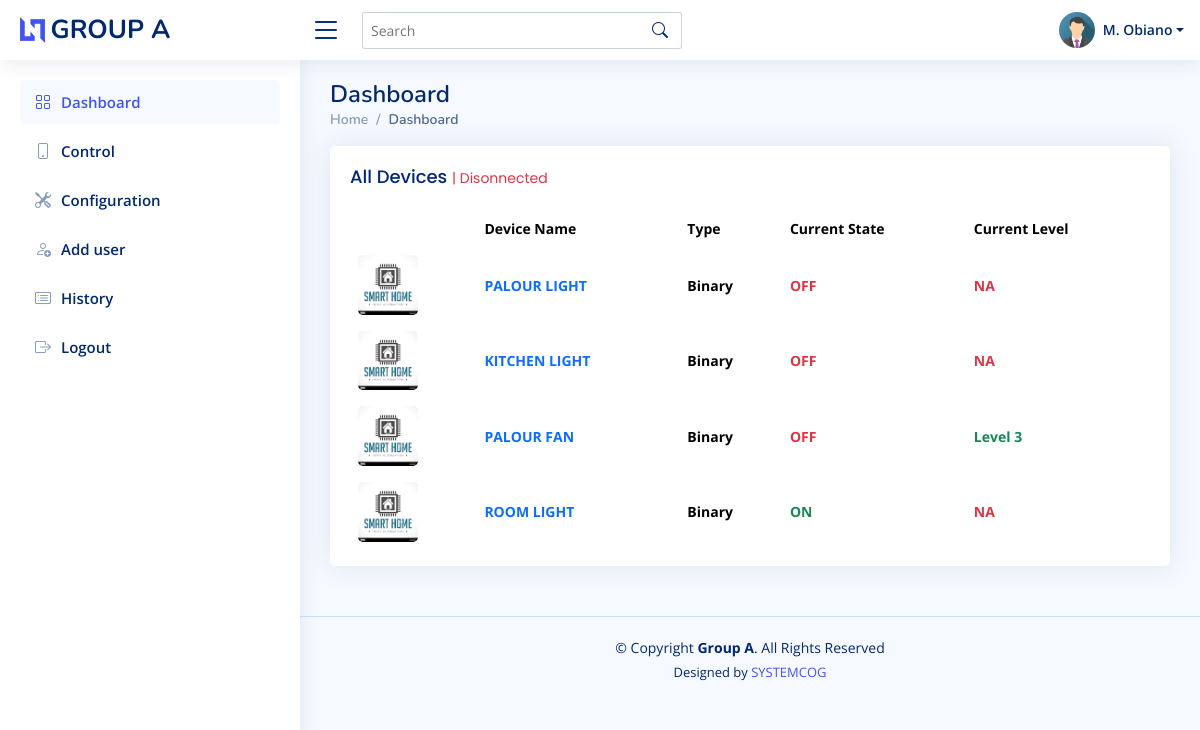
The page / (signed in) on the database as committed earlier.
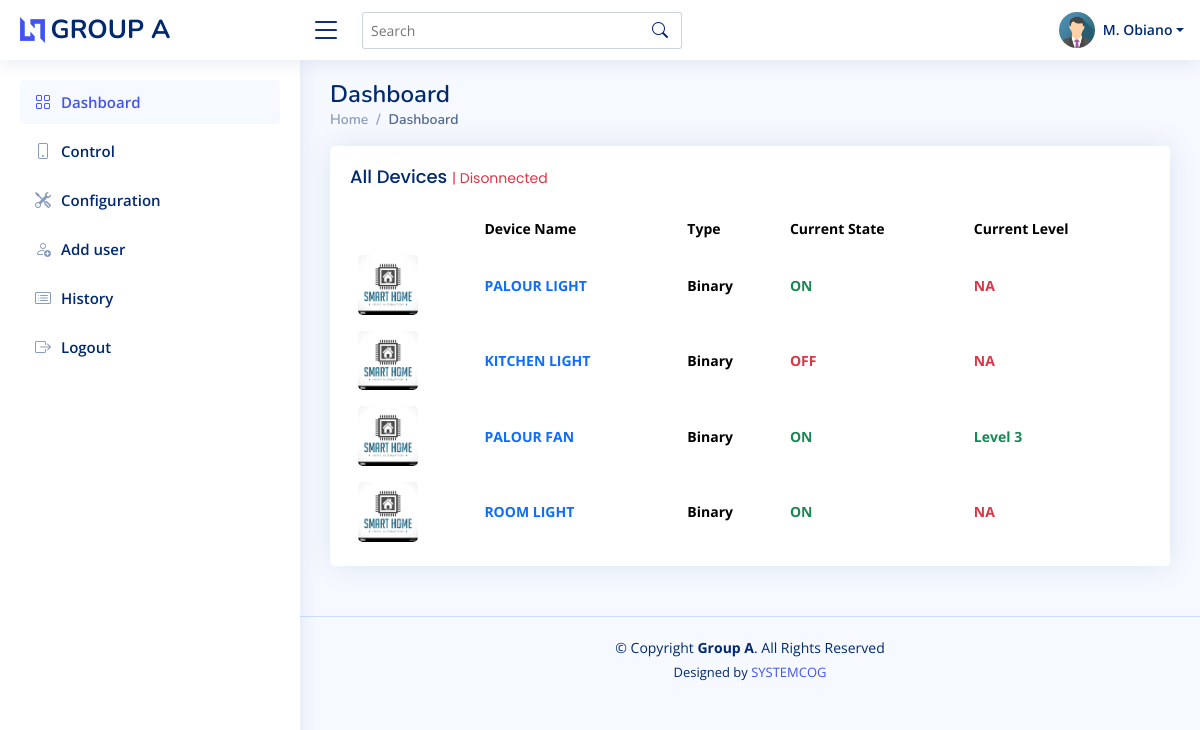
The same page on the database as committed later.
### account/models.py (models this page shows, shortened)
class User(AbstractUser):
    phone = models.CharField(max_length=20, blank=True, null=True)
    password_reset = models.BooleanField(default=False)
    image = models.ImageField(default='passport.jpg', upload_to='passport')
    role = models.CharField(max_length=255, blank=True, null=True)
    threat_counter = models.IntegerField(default=0)
    disable_reason = models.TextField(max_length=200, blank=True, null=True)
    ip_address = models.CharField(max_length=20, blank=True, null=True)

class Control(models.Model):
    name = models.CharField(max_length=100)
    keyword = models.CharField(max_length=100)
    level = models.IntegerField(default=0)
    status = models.BooleanField(default=False)
    acknowledge_response = models.BooleanField(default=False)
    connection_status = models.BooleanField(default=False)
    image = models.ImageField(upload_to='control', default='control.png', blank=True, null=True)
    user = models.ForeignKey(User, models.CASCADE)
    ref = models.UUIDField(default=uuid.uuid4, editable=False)
    created = models.DateTimeField(default=timezone.now)

### account/decorators.py (the view)
        def wrapper_func(request, *args, **kwargs):
            group = None
            if request.user.groups.exists():
                group = request.user.groups.all()[0].name
            if group in allowed_roles:
                return view_func(request, *args, **kwargs)
            else:
                return render(request,'account/404.html')

### account/context_processors.py (called while the page is built)
def config_objects(request):
    from .models import Config
    if not Config.objects.all().exists():
        Config.objects.create()
    return {'config': Config.objects.get(id=1)}

### account/views.py (called while the page is built)
@login_required(login_url='login')
@allowed_users(allowed_roles=['visitor','admin'])
def home(request):
    control = Control.objects.all()
    context = {'control':control}
    return render(request, 'account/index.html', context)

### account/templates/account/index.html
{% extends 'account/main.html' %}
{% load static %}
{% block content %}
<div class="pagetitle">
    <h1>Dashboard</h1>
    <nav>
      <ol class="breadcrumb">
        <li class="breadcrumb-item"><a href="index.html">Home</a></li>
        <li class="breadcrumb-item active">Dashboard</li>
      </ol>
    </nav>
</div>
<section class="section dashboard">
    <div class="row">
      <div class="col-lg-12">
        <div class="row">
          <div class="col-12">
            <div class="card top-selling overflow-auto">
              <div class="card-body pb-0">
                <h5 class="card-title">All Devices
                  {% if config.connection_status %}
                  <span class="text-success">| Connected</span>
                  {% else %}
                  <span class="text-danger">| Disonnected</span>
                  {% endif %}
                </h5>
                <table class="table table-borderless">
                  <thead>
                    <tr>
                      <th scope="col"></th>
                      <th scope="col">Device Name</th>
                      <th scope="col">Type</th>
                      <th scope="col">Current State</th>
                      <th scope="col">Current Level</th>
                    </tr>
                  </thead>
                  <tbody>
                    {% for c in control %}
                    <tr>
                      <th scope="row"><a href="#"><img src="{{c.image.url}}" alt=""></a></th>
                      <td><span class="text-primary fw-bold">{{c.name}}</span></td>
                      <td class="fw-bold">
                        {% if c.keyword == 'binary' %}
                        Binary
                        {% else %}
                        Motor
                        {% endif %}
                      </td>
                      <td class="fw-bold">
                        {% if c.status %}
                        <span class="text-success">ON</span>
                        {% else %}
                        <span class="text-danger">OFF</span>
                        {% endif %}
                      </td>
                      <td class="fw-bold">
                        {% if c.level == 0 %}
                        <span class="text-danger">NA</span>
                        {% else %}
                        <span class="text-success">Level {{c.level}}</span>
                        {% endif %}
                      </td>
                    </tr>
                    {% endfor %}
                  </tbody>
                </table>
              </div>
            </div>
          </div>
        </div>
      </div>
    </div>
  </section>
{% endblock content %}

### account/templates/account/main.html (shortened to what this page needs)
{% load static %}
<!DOCTYPE html>
<html lang="en">
<head>
  <link href="{% static 'assets/vendor/bootstrap/css/bootstrap.min.css' %}" rel="stylesheet">
  <link href="{% static 'assets/vendor/bootstrap-icons/bootstrap-icons.css' %}" rel="stylesheet">
  <link href="{% static 'assets/vendor/boxicons/css/boxicons.min.css' %}" rel="stylesheet">
  <link href="{% static 'assets/vendor/quill/quill.snow.css' %}" rel="stylesheet">
  <link href="{% static 'assets/vendor/quill/quill.bubble.css' %}" rel="stylesheet">
  <link href="{% static 'assets/vendor/remixicon/remixicon.css' %}" rel="stylesheet">
  <link href="{% static 'assets/vendor/simple-datatables/style.css' %}" rel="stylesheet">
  <link href="{% static 'assets/css/style.css' %}" rel="stylesheet">
  <link rel="stylesheet" href="{% static 'toastr/toastr.min.css' %}">
</head>
<body>
  <header id="header" class="header fixed-top d-flex align-items-center">
    <div class="d-flex align-items-center justify-content-between">
      <a href="{% url 'home' %}" class="logo d-flex align-items-center">
        <img src="{% static 'assets/img/logo.png' %}" alt="">
        <span class="d-none d-lg-block">GROUP A</span>
      </a>
      <i class="bi bi-list toggle-sidebar-btn"></i>
    </div>
    <div class="search-bar">
      <form class="search-form d-flex align-items-center" method="POST" action="#">
        <input type="text" name="query" placeholder="Search" title="Enter search keyword">
        <button type="submit" title="Search"><i class="bi bi-search"></i></button>
      </form>
    </div>
    <nav class="header-nav ms-auto">
      <ul class="d-flex align-items-center">
        <li class="nav-item dropdown pe-3">
          <a class="nav-link nav-profile d-flex align-items-center pe-0" href="#" data-bs-toggle="dropdown">
            <img src="{{user.image.url}}" alt="Profile" class="rounded-circle">
            <span class="d-none d-md-block dropdown-toggle ps-2">{{user.first_name|first|upper}}. {{user.last_name}}</span>
          </a>
        </li>
      </ul>
    </nav>
  </header>
  <aside id="sidebar" class="sidebar">
    <ul class="sidebar-nav" id="sidebar-nav">
      <li class="nav-item">
        <a class="nav-link " href="{% url 'home' %}">
          <i class="bi bi-grid"></i>
          <span>Dashboard</span>
        </a>
      </li>
      <li class="nav-item">
        <a class="nav-link collapsed" href="{% url 'control' %}">
          <i class="bi bi-phone"></i>
          <span>Control</span>
        </a>
      </li>
      <li class="nav-item">
        <a class="nav-link collapsed" href="{% url 'config' %}">
          <i class="bi bi-tools"></i>
          <span>Configuration</span>
        </a>
      </li>
      <li class="nav-item">
        <a class="nav-link collapsed" href="{% url 'add-user' %}">
          <i class="bi bi-person-add"></i>
          <span>Add user</span>
        </a>
      </li>
      <li class="nav-item">
        <a class="nav-link collapsed" href="{% url 'log' %}">
          <i class="bi bi-card-list"></i>
          <span>History</span>
        </a>
      </li>
      <li class="nav-item">
        <a class="nav-link collapsed" href="{% url 'logout' %}">
          <i class="bi bi-box-arrow-right"></i>
          <span>Logout</span>
        </a>
      </li>
    </ul>
  </aside>
  <main id="main" class="main">
    {% block content %}{% endblock content %}
  </main>
  <footer id="footer" class="footer">
    <div class="copyright">
      &copy; Copyright <strong><span>Group A</span></strong>. All Rights Reserved
    </div>
    <div class="credits">
      Designed by <a href="https://bootstrapmade.com/">SYSTEMCOG</a>
    </div>
  </footer>
</body>
</html>

### account/static/assets/css/style.css (style rules this page uses)
:root { scroll-behavior: smooth; }
body { font-family: "Open Sans", sans-serif; background: #f6f9ff; color: #444444; }
a { color: #4154f1; text-decoration: none; }
h1, h2, h3, h4, h5, h6 { font-family: "Nunito", sans-serif; }
#main { margin-top: 60px; padding: 20px 30px; transition: all 0.3s; }
.pagetitle { margin-bottom: 10px; }
.pagetitle h1 { font-size: 24px; margin-bottom: 0; font-weight: 600; color: #012970; }
.card { margin-bottom: 30px; border: none; border-radius: 5px; box-shadow: 0px 0 30px rgba(1, 41, 112, 0.1); }
.card-title { padding: 20px 0 15px 0; font-size: 18px; font-weight: 500; color: #012970; font-family: "Poppins", sans-serif; }
.card-title span { color: #899bbd; font-size: 14px; font-weight: 400; }
.card-body { padding: 0 20px 20px 20px; }
.breadcrumb { font-size: 14px; font-family: "Nunito", sans-serif; color: #899bbd; font-weight: 600; }
.breadcrumb a { color: #899bbd; transition: 0.3s; }
.breadcrumb .breadcrumb-item::before { color: #899bbd; }
.breadcrumb .active { color: #51678f; font-weight: 600; }
.logo { line-height: 1; }
@media (min-width: 1200px) { .logo { width: 280px; } }
.logo img { max-height: 26px; margin-right: 6px; }
.logo span { font-size: 26px; font-weight: 700; color: #012970; font-family: "Nunito", sans-serif; }
.header { transition: all 0.5s; z-index: 997; height: 60px; box-shadow: 0px 2px 20px rgba(1, 41, 112, 0.1); background-color: #fff; padding-left: 20px; }
.header .toggle-sidebar-btn { font-size: 32px; padding-left: 10px; cursor: pointer; color: #012970; }
.header .search-bar { min-width: 360px; padding: 0 20px; }
.header .search-form { width: 100%; }
.header .search-form input { border: 0; font-size: 14px; color: #012970; border: 1px solid rgba(1, 41, 112, 0.2); padding: 7px 38px 7px 8px; border-radius: 3px; transition: 0.3s; width: 100%; }
.header .search-form button { border: 0; padding: 0; margin-left: -30px; background: none; }
.header .search-form button i { color: #012970; }
.header-nav ul { list-style: none; }
.header-nav>ul { margin: 0; padding: 0; }
.header-nav .nav-profile { color: #012970; }
.header-nav .nav-profile img { max-height: 36px; }
.header-nav .nav-profile span { font-size: 14px; font-weight: 600; }
.sidebar { position: fixed; top: 60px; left: 0; bottom: 0; width: 300px; z-index: 996; transition: all 0.3s; padding: 20px; overflow-y: auto; scrollbar-width: thin; scrollbar-color: #aab7cf transparent; box-shadow: 0px 0px 20px rgba(1, 41, 112, 0.1); background-color: #fff; }
@media (min-width: 1200px) { #main, #footer { margin-left: 300px; } }
.sidebar-nav { padding: 0; margin: 0; list-style: none; }
.sidebar-nav li { padding: 0; margin: 0; list-style: none; }
.sidebar-nav .nav-item { margin-bottom: 5px; }
.sidebar-nav .nav-link { display: flex; align-items: center; font-size: 15px; font-weight: 600; color: #4154f1; transition: 0.3; background: #f6f9ff; padding: 10px 15px; border-radius: 4px; }
.sidebar-nav .nav-link i { font-size: 16px; margin-right: 10px; color: #4154f1; }
.sidebar-nav .nav-link.collapsed { color: #012970; background: #fff; }
.sidebar-nav .nav-link.collapsed i { color: #899bbd; }
.dashboard .top-selling { font-size: 14px; }
.dashboard .top-selling .table thead { background: #f6f6fe; }
.dashboard .top-selling .table thead th { border: 0; }
.dashboard .top-selling .table tbody td { vertical-align: middle; }
.dashboard .top-selling img { border-radius: 5px; max-width: 60px; }
.footer { padding: 20px 0; font-size: 14px; transition: all 0.3s; border-top: 1px solid #cddfff; }
.footer .copyright { text-align: center; color: #012970; }
.footer .credits { padding-top: 5px; text-align: center; font-size: 13px; color: #012970; }

Rows that differ between the two databases and show on the page:
changed Control "PALOUR LIGHT": status "OFF" → "ON"
changed Control "PALOUR FAN": status "OFF" → "ON"
